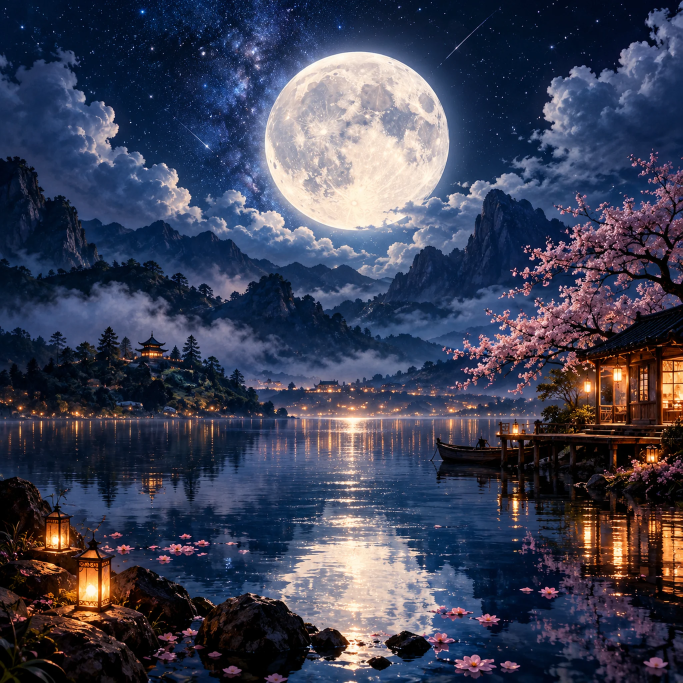
#> input picture test/midnight-anomaly-hq-2048.webp, 2048 x 2048 px (shown at 1/3 size)
$ python -i generate_bonus_umbrella_assets.py   (imports and definitions only)
#> lines starting #> are read from the running program, lines starting #| are printed output that depends on the picture
from PIL import Image, ImageDraw, ImageFilter, ImageFont
import random, math, json, os, hashlib
from pathlib import Path
import numpy as np
ROOT=Path(__file__).resolve().parents[1]
# [1 line not run here, left out]
W,H=720,1280
INK=(9,18,25); GOLD=(223,176,100); BLUE=(58,143,161); RAIN=(108,180,200)

# [69 lines left out: functions base, glow, umbrella, figure, droplets, shoes and 1 more, not called in this run]

def final_art(i):
    rnd=random.Random(314159+i*317);im=base(i,warm_x=[560,460,565,480,400,230,490,470][i],warm_y=[350,180,330,390,520,480,360,500][i]);d=ImageDraw.Draw(im,'RGBA')
    if i==0:
      # Black umbrella in foyer, water rising
      glow(im,(389,675),220)
      d=ImageDraw.Draw(im,'RGBA');umbrella(d,364,605,.94)
      droplets(d,365,620,80,rnd)
      d.line((175,1060,600,1060),fill=(110,151,146,120),width=4)
    if i==1:
      # Ceiling flooded from below
      glow(im,(355,325),360)
      d=ImageDraw.Draw(im,'RGBA');
      for radius in range(13):
        d.arc((120+radius*8,45+radius*10,620-radius*8,540-radius*11),5,178,fill=(83,171,196,40+radius*9),width=3)
      droplets(d,347,465,45,rnd)
      d.ellipse((145,55,596,410),outline=(100,172,192,145),width=6)
    if i==2:
      # Camera look, umbrella casts extra person's shadow
      glow(im,(487,565),300);d=ImageDraw.Draw(im,'RGBA')
      d.polygon([(100,610),(395,440),(628,940),(275,1130)],fill=(4,11,16,150))
      figure(d,478,570,.65,(5,12,16,180));figure(d,570,545,.56,(3,8,10,160))
      umbrella(d,345,690,.55)
      for xy in [(64,130),(98,130),(132,130)]:d.ellipse((xy[0]-6,xy[1]-6,xy[0]+6,xy[1]+6),fill=(193,59,56,205))
      d.line((36,110,684,110),fill=(90,170,185,100),width=3)
    if i==3:
      # umbrella underside + ghost receipt
      d=ImageDraw.Draw(im,'RGBA');umbrella(d,360,500,1.75)
      d.polygon([(294,585),(483,558),(503,900),(309,922)],fill=(190,181,151,240))
      d.line((319,650,462,631),fill=(74,66,59,225),width=5)
      d.line((324,680,452,667),fill=(74,66,59,150),width=4)
      d.line((327,712,465,694),fill=(74,66,59,120),width=4)
      glow(im,(348,650),135,(189,174,117),50)
    if i==4:
      # approaching footprints / puddle in the corridor
      d=ImageDraw.Draw(im,'RGBA');puddle(d,365,982,285)
      for k in range(7):
        y=515+k*92;sc=.4+k*.095;x=355+(-1)**k*40
        d.ellipse((x-16*sc,y-33*sc,x+16*sc,y+34*sc),fill=(64,153,174,110+k*12))
      d.line((100,1120,620,1120),fill=(83,171,185,140),width=3)
      droplets(d,355,490,20,rnd)
    if i==5:
      # doorway full of rain, umbrella double
      glow(im,(350,510),370,(93,159,204),130);d=ImageDraw.Draw(im,'RGBA')
      d.rectangle((180,260,551,1060),fill=(10,39,53,255),outline=(130,192,208,200),width=10)
      for k in range(220):
        x=rnd.randint(192,540);y=rnd.randint(265,1050)
        d.line((x,y,x-rnd.randint(2,18),y+rnd.randint(24,93)),fill=(139,207,218,rnd.randint(40,140)),width=2)
      figure(d,367,565,1.03,eyes=False)
      umbrella(d,380,475,1.22)
    if i==6:
      # doubles face; one shadow black and one light reflecting
      glow(im,(400,500),350,(147,185,196),75);d=ImageDraw.Draw(im,'RGBA')
      figure(d,365,590,1.45,(5,13,17,250),eyes=True)
      d.arc((309,560,419,655),12,166,fill=(176,153,150,120),width=3)
      umbrella(d,440,870,.85)
      droplets(d,447,830,25,rnd)
    if i==7:
      # two pairs of shoes, thrown umbrella by threshold
      glow(im,(450,850),300,(127,175,193),78);d=ImageDraw.Draw(im,'RGBA')
      d.polygon([(195,790),(545,790),(690,1220),(50,1220)],fill=(7,22,28,180))
      shoes(d,290,1010,1.00);shoes(d,470,1050,1.0,True)
      d.line((112,1140,580,620),fill=(125,149,145,200),width=8)
      d.pieslice((454,480,704,710),180,360,fill=(4,10,15,235),outline=(101,142,154,220),width=4)
      puddle(d,510,1200,155)
    # cinematic grain & vignette
    a=np.asarray(im).copy().astype(np.int16)
    nr=np.random.default_rng(i*857+2002)
    noise=nr.normal(0,2.15,(H,W,1))
    yy,xx=np.ogrid[0:H,0:W];vg=(1-0.34*(((xx-W/2)/(W/2))**2+((yy-H/2)/(H/2))**2))
    a=np.clip((a+noise)*vg[:,:,None],0,255).astype(np.uint8)
    im=Image.fromarray(a,'RGB').resize((1080,1920),Image.Resampling.LANCZOS)
    p=D/f'scene{i+1:02d}.webp';im.save(p,'WEBP',quality=90,method=6)
    with Image.open(p) as check:
       assert check.format=='WEBP' and check.size==(1080,1920) and check.n_frames==1; check.load()
    return {'path':str(p),'size':p.stat().st_size,'sha256':hashlib.sha256(p.read_bytes()).hexdigest()}

# [8 lines not run here, left out]

>>> import cv2
>>> picture = cv2.imread('../test/midnight-anomaly-hq-2048.webp', cv2.IMREAD_GRAYSCALE)
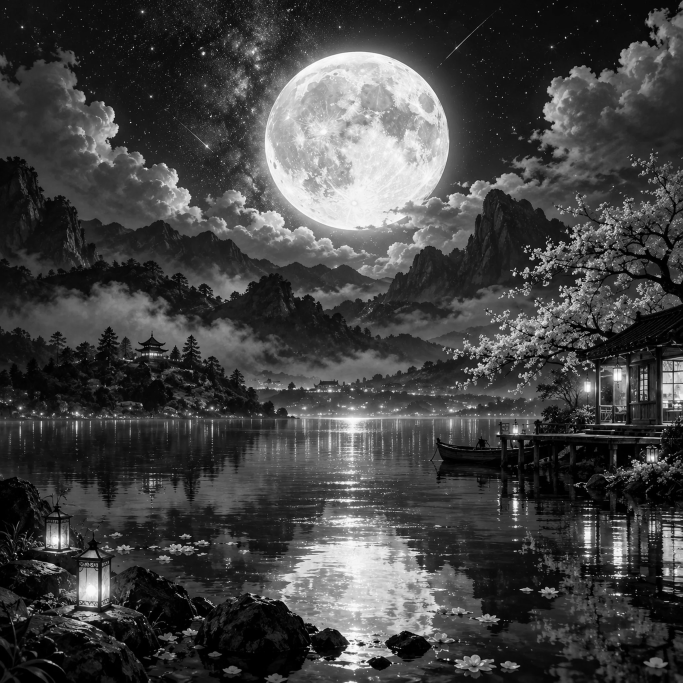
#> picture: shape (2048, 2048) (shown at 1/3 size); min 0, max 255, mean 66.7
#> (the run stopped early here; a loop or call above may not have finished)
